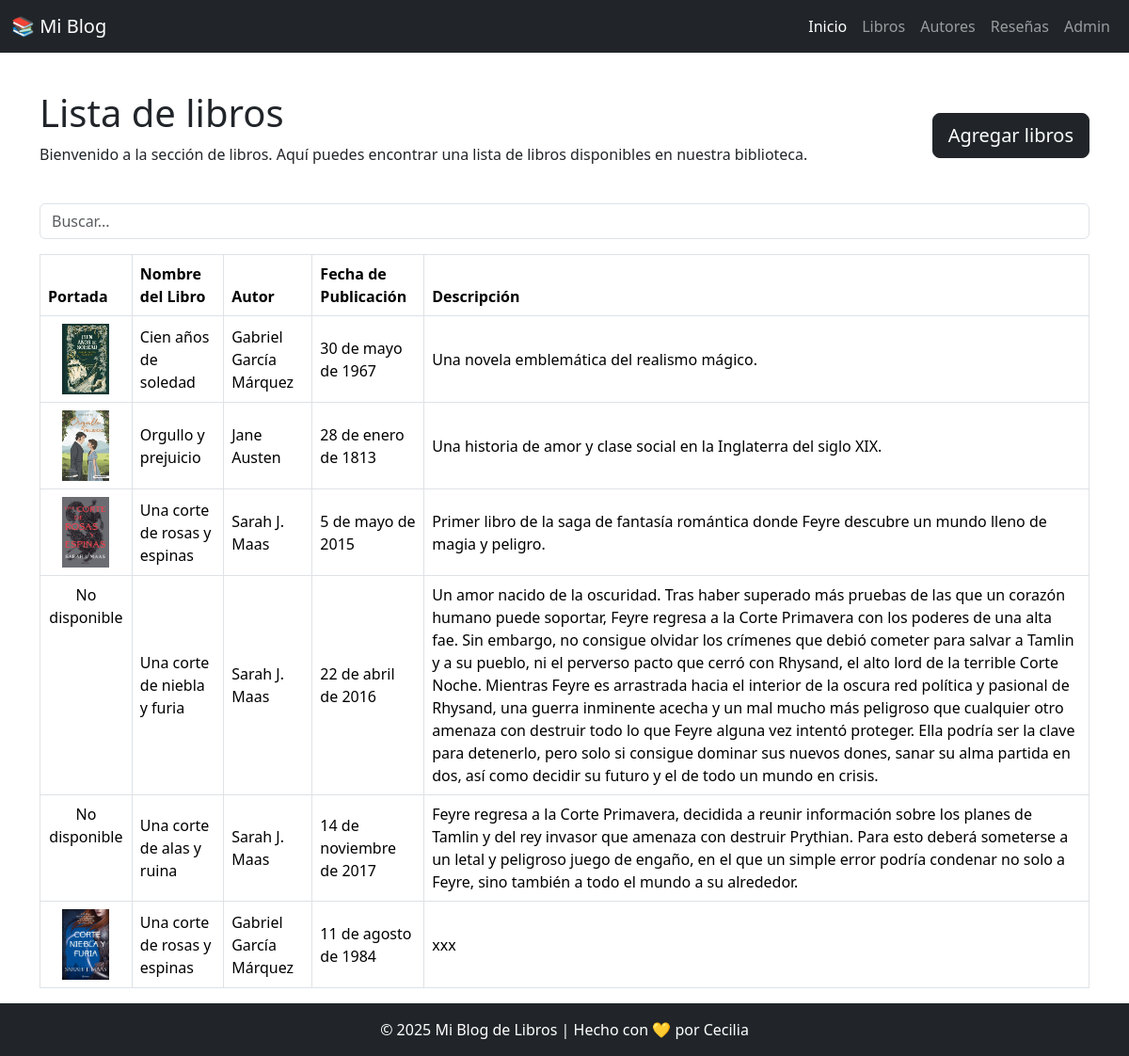
/libros/libros/, run on an earlier commit of the app's database.
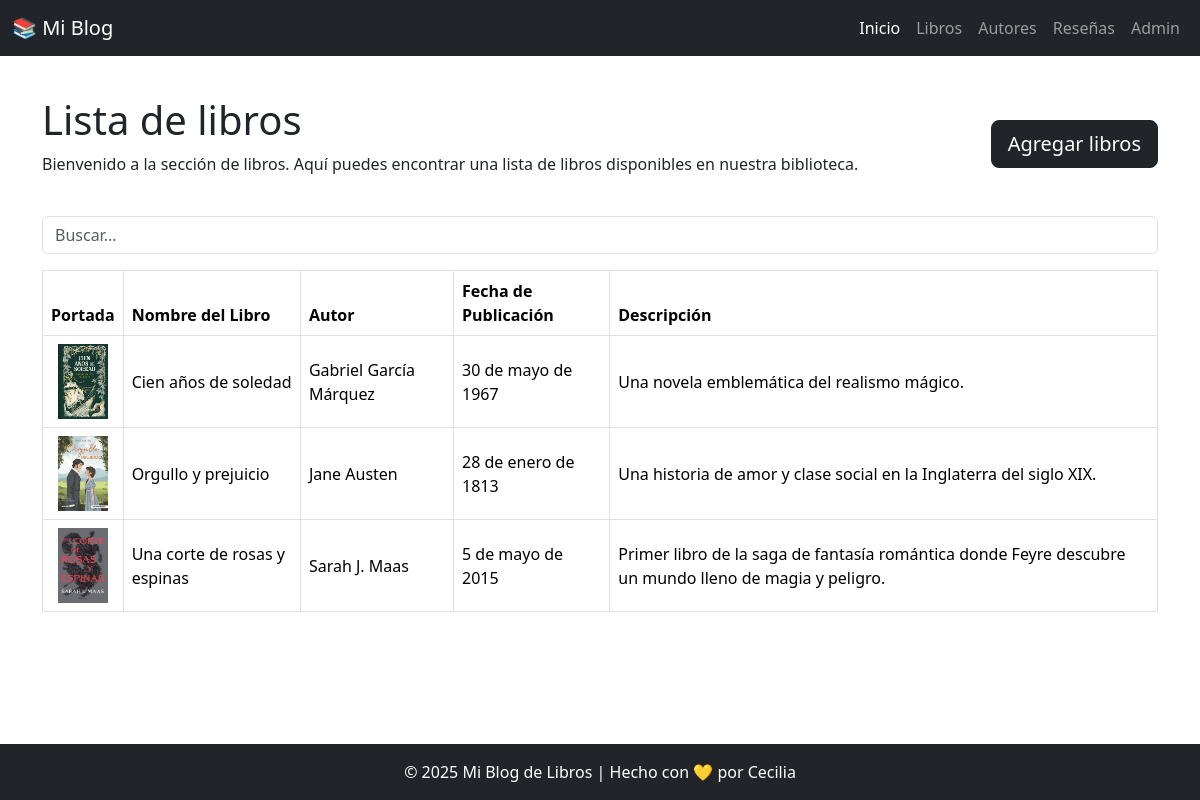
And on a later commit of the database.
### libros/models.py (models this page shows, shortened)
class Libro(models.Model):
    titulo = models.CharField(max_length=200)
    descripcion = models.TextField()
    autor_libro = models.ForeignKey(AutorLibro, on_delete=models.CASCADE, related_name='libros')
    fecha_publicacion = models.DateField()
    portada = models.ImageField(upload_to='libros/img/', blank=True, null=True)

class AutorLibro(models.Model):
    nombre = models.CharField(max_length=100)
    biografia = models.TextField(blank=True)
    fecha_nacimiento = models.DateField(blank=True, null=True)

### libros/views.py (the view)
# urls.py: path('libros/', views.post_libros, name='post_libros'),
def post_libros(request):
    busqueda = request.GET.get('busqueda', None)
    if busqueda:
        post_libros = Libro.objects.filter(titulo__icontains=busqueda)
    else:
        post_libros = Libro.objects.all()
    return render(request, 'libros/libros.html', context={'libros': post_libros})

### libros/templates/libros/libros.html (shortened to what this page needs)
{% extends "libros/base.html" %}
{% block content %}
<div class="d-flex justify-content-between mb-4">
    <div>
        <h1>Lista de libros</h1>
        <p>
            Bienvenido a la sección de libros. Aquí puedes encontrar una lista de libros disponibles en nuestra
            biblioteca.
        </p>
    </div>
    <div class="mt-4">
        <a href="{% url 'libros:libros_create' %}" class="btn btn-dark btn-lg">Agregar libros</a>
    </div>
</div>
<form action="{% url 'libros:post_libros' %}" method="get">
    <input type="text" name="busqueda" placeholder="Buscar..." type="submit" class="form-control mb-3">
</form>
<table class="table table-bordered">
    <thead>
        <tr>
            <th>Portada</th>
            <th>Nombre del Libro</th>
            <th>Autor</th>
            <th>Fecha de Publicación</th>
            <th>Descripción</th>
        </tr>
    </thead>
    <tbody>
        {% for libro in libros %}
        <tr>
            <td class="text-center">
                {% if libro.portada %}
                <img src="{{ libro.portada.url }}" alt="{{ libro.titulo }} portada" width="50" height="75">
                {% else %}
                <p>No disponible</p>
                {% endif %}
            </td>
            <td class="align-middle">{{ libro.titulo }}</td>
            <td class="align-middle">{{ libro.autor_libro.nombre }}</td>
            <td class="align-middle">{{ libro.fecha_publicacion }}</td>
            <td class="align-middle">{{ libro.descripcion }}</td>
        </tr>
        {% empty %}
        <tr>
            <td colspan="5">No hay libros disponibles.</td>
        </tr>
        {% endfor %}
    </tbody>
</table>
{% endblock %}

### libros/templates/libros/base.html (shortened to what this page needs)
<!DOCTYPE html>
<html lang="es">
<head>
  <link
    href="https://cdn.jsdelivr.net/npm/bootstrap@5.3.3/dist/css/bootstrap.min.css"
    rel="stylesheet"
  />
</head>
<body>
  <nav class="navbar navbar-expand-lg navbar-dark bg-dark fixed-top">
    <div class="container-fluid">
      <a class="navbar-brand" href="{% url 'index' %}">📚 Mi Blog</a>
      <div class="collapse navbar-collapse" id="navbarNav">
        <ul class="navbar-nav ms-auto">
          <li class="nav-item">
            <a class="nav-link active" href="{% url 'index' %}">Inicio</a>
          </li>
          <li class="nav-item">
            <a class="nav-link" href="{% url 'libros:post_libros' %}">Libros</a>
          </li>
          <li class="nav-item">
            <a class="nav-link" href="{% url 'libros:post_autores' %}">Autores</a>
          </li>
          <li class="nav-item">
            <a class="nav-link" href="{% url 'libros:post_resenas' %}">Reseñas</a>
          </li>
          <li class="nav-item">
            <a class="nav-link" href="/admin/">Admin</a>
          </li>
        </ul>
      </div>
    </div>
  </nav>
  <main class="container mt-5 pt-5">
    {% block content %}{% endblock %}
  </main>
   <footer class="bg-dark text-white text-center py-3 mt-auto">
    <div class="container">
      <p class="mb-0">© 2025 Mi Blog de Libros | Hecho con 💛 por Cecilia</p>
    </div>
  </footer>
</body>
</html>

### libros/templates/libros/base.html (style rules this page uses)
body { display: flex; min-height: 100vh; flex-direction: column; }
main { flex: 1; }

What changed in the data, as far as the page shows it:
removed Libro: portada "No disponible", titulo "Una corte de niebla y furia", autor_libro.nombre "Sarah J. Maas", fecha_publicacion "22 de abril de 2016", descripcion "Un amor nacido de la oscuridad. Tras haber superado más pruebas de las que un corazón humano puede soportar, Feyre regresa a la Corte Primavera con los poderes de una alta fae. Sin embargo, no consigue olvidar los crímenes que debió cometer para salvar a Tamlin y a su pueblo, ni el perverso pacto que cerró con Rhysand, el alto lord de la terrible Corte Noche. Mientras Feyre es arrastrada hacia el interior de la oscura red política y pasional de Rhysand, una guerra inminente acecha y un mal mucho más peligroso que cualquier otro amenaza con destruir todo lo que Feyre alguna vez intentó proteger. Ella podría ser la clave para detenerlo, pero solo si consigue dominar sus nuevos dones, sanar su…"
removed Libro: portada "No disponible", titulo "Una corte de alas y ruina", autor_libro.nombre "Sarah J. Maas", fecha_publicacion "14 de noviembre de 2017", descripcion "Feyre regresa a la Corte Primavera, decidida a reunir información sobre los planes de Tamlin y del rey invasor que amenaza con destruir Prythian. Para esto deberá someterse a un letal y peligroso juego de engaño, en el que un simple error podría condenar no solo a Feyre, sino también a todo el mundo a su alrededor."
removed Libro: portada (picture), titulo "Una corte de rosas y espinas", autor_libro.nombre "Gabriel García Márquez", fecha_publicacion "11 de agosto de 1984", descripcion "xxx"
